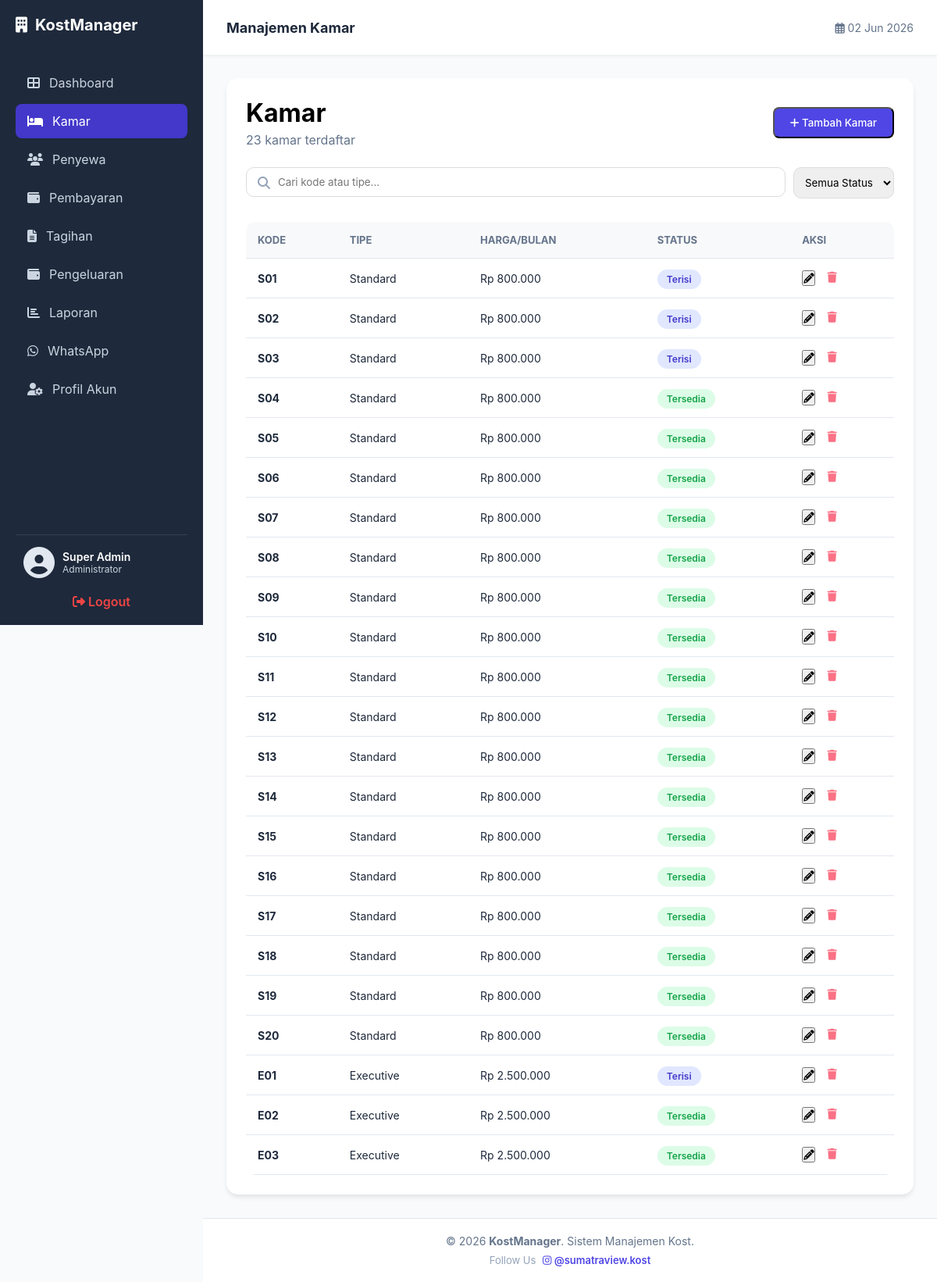
The page /kamar.php (signed in) on the database its author committed.
### tables this page shows
CREATE TABLE `kamar` (
  `id_kamar` int(11) NOT NULL,
  `nomor_kamar` varchar(10) NOT NULL,
  `tipe_kamar` varchar(50) DEFAULT NULL,
  `ukuran` varchar(20) DEFAULT NULL,
  `harga_per_bulan` decimal(10,2) NOT NULL,
  `deposit` int(11) DEFAULT NULL,
  `status` enum('Tersedia','Terisi') DEFAULT 'Tersedia',
  `listrik_termasuk` tinyint(1) DEFAULT 0,
  `air_termasuk` tinyint(1) DEFAULT 0,
  `foto_kamar` varchar(255) DEFAULT NULL
);

### koneksi.php (called while the page is built, shortened)
<?php
function formatRupiah($angka) {
    $hasil_rupiah = "Rp " . number_format($angka, 0, ',', '.');
    return $hasil_rupiah;
}
?>

### kamar.php (the view, shortened to what this page needs)
<?php
require 'koneksi.php';
$search = $_GET['search'] ?? '';
$sql = "SELECT * FROM kamar WHERE (nomor_kamar LIKE '%$search%' OR tipe_kamar LIKE '%$search%')";
$result = mysqli_query($conn, $sql);
$total_kamar = mysqli_num_rows($result);
?>
<!DOCTYPE html>
<html lang="id">
<head>
    <link rel="stylesheet" href="style.css">
    <link rel="stylesheet" href="https://cdnjs.cloudflare.com/ajax/libs/font-awesome/6.4.0/css/all.min.css">
</head>
<body>
 <?php include 'includes/sidebar.php'; ?>
    <div class="main-wrapper">
        <header class="header">
            <div class="header-left">
                <h2 style="margin:0; font-size: 18px; color: #1e293b;">Manajemen Kamar</h2>
            </div>
            <div class="header-right" style="display: flex; align-items: center; gap: 20px;">
                <div style="color: #64748b; font-size: 14px;"><i class="far fa-calendar-alt"></i> <?= date('d M Y') ?></div>
            </div>
        </header>
        <main class="main-content">
            <div class="data-section">
                <div class="section-header" style="display: flex; justify-content: space-between; align-items: center; margin-bottom: 25px;">
                    <div>
                        <h1 style="margin: 0;">Kamar</h1>
                        <p style="color: #64748b; margin-top: 5px;"><?= $total_kamar; ?> kamar terdaftar</p>
                    </div>
                    <button class="btn-add" onclick="document.getElementById('modalTambahKamar').style.display='flex'">
                        <i class="fas fa-plus"></i> Tambah Kamar
                    </button>
                </div>
                <form method="GET" style="display: flex; gap: 10px; margin-bottom: 20px;">
                    <div style="flex: 1; position: relative;">
                        <i class="fas fa-search" style="position: absolute; left: 15px; top: 12px; color: #94a3b8;"></i>
                        <input type="text" name="search" value="<?= $search ?>" placeholder="Cari kode atau tipe..." style="width:100%; padding: 10px 10px 10px 40px; border-radius: 10px; border: 1px solid #ddd; box-sizing: border-box;">
                    </div>
                    <select name="status" onchange="this.form.submit()" style="padding: 10px; border-radius: 10px; border: 1px solid #ddd; cursor: pointer;">
                        <option value="">Semua Status</option>
                    </select>
                </form>
                <div style="overflow-x: auto;">
                    <table>
                        <thead>
                            <tr>
                                <th>Kode</th>
                                <th>Tipe</th>
                                <th>Harga/Bulan</th>
                                <th>Status</th>
                                <th>Aksi</th>
                            </tr>
                        </thead>
                        <tbody>
                            <?php while($row = mysqli_fetch_assoc($result)): ?>
                            <tr>
                                <td><strong><?= $row['nomor_kamar'] ?></strong></td>
                                <td><?= $row['tipe_kamar'] ?></td>
                                <td><?= formatRupiah($row['harga_per_bulan']) ?></td>
                                <td>
                                    <?php $cls = ($row['status'] == 'tersedia') ? 'status-tersedia' : 'status-terisi';
                                    $cls = ($row['status'] == 'Tersedia') ? 'status-tersedia' : 'status-terisi'; ?>
                                    <span class="badge <?= $cls ?>"><?= ucfirst($row['status']) ?></span>
                                </td>
                                <td>
                                    <div style="display: flex; gap: 15px;">
                                        <button type="button"
   class="btn btn-warning btn-sm btn-edit-trigger"
   data-id="<?= $row['id_kamar'] ?>"
   data-nomor="<?= $row['nomor_kamar'] ?>"
   data-tipe="<?= $row['tipe_kamar'] ?>"
   data-ukuran="<?= $row['ukuran'] ?>"
   data-harga="<?= $row['harga_per_bulan'] ?>">
   <i class="fas fa-pencil-alt"></i>
</button>
                                        <a href="kamar.php?hapus=<?= $row['id_kamar'] ?>" onclick="return confirm('Yakin hapus?')">
                                            <i class="fas fa-trash" style="color: #fb7185;"></i>
                                        </a>
                                    </div>
                                </td>
                            </tr>
                            <?php endwhile; ?>
                        </tbody>
                    </table>
                </div>
            </div>
        </main>
        <?php include 'includes/footer.php'; ?>
    </div>
</body>
</html>

### style.css (style rules this page uses)
* { margin: 0; padding: 0; box-sizing: border-box; font-family: 'Inter', sans-serif; }
body { display: flex; background-color: #f8f9fa; min-height: 100vh; }
.main-content { flex: 1; padding: 30px; }
.data-section { background: white; border-radius: 15px; padding: 25px; box-shadow: 0 4px 6px -1px rgba(0,0,0,0.1); }
.section-header { display: flex; justify-content: space-between; align-items: center; margin-bottom: 20px; }
.btn-add { background: #4f46e5; color: white; padding: 10px 20px; border-radius: 8px; text-decoration: none; font-weight: 500; }
table { width: 100%; border-collapse: collapse; margin-top: 10px; }
table th { text-align: left; padding: 15px; background-color: #f8f9fa; color: #64748b; font-size: 13px; text-transform: uppercase; border-bottom: 1px solid #e2e8f0; }
table td { padding: 15px; border-bottom: 1px solid #e2e8f0; color: #1e293b; font-size: 14px; }
.badge { padding: 5px 12px; border-radius: 20px; font-size: 12px; font-weight: 600; }
.status-tersedia { background: #dcfce7; color: #16a34a; }
.status-terisi { background: #e0e7ff; color: #4338ca; }

### kamar.php (style rules this page uses)
:root { --sidebar-width: 260px; --navbar-height: 70px; --primary-bg: #1e293b; }
body { margin: 0; display: flex; background-color: #f8fafc; font-family: 'Segoe UI', Tahoma, Geneva, Verdana, sans-serif; }
.main-wrapper { flex: 1; margin-left: var(--sidebar-width); display: flex; flex-direction: column; min-height: 100vh; }
.header { height: var(--navbar-height); background: white; padding: 0 30px; display: flex; align-items: center; justify-content: space-between; box-shadow: 0 2px 4px rgba(0,0,0,0.05); position: sticky; top: 0; z-index: 999; }
.main-content { padding: 30px; flex: 1; }
table { width: 100%; border-collapse: collapse; background: white; border-radius: 12px; overflow: hidden; }
th, td { padding: 15px; text-align: left; border-bottom: 1px solid #f1f5f9; }
th { background: #f8fafc; color: #64748b; }

### rows shown on the page
kamar: nomor_kamar "S01", tipe_kamar "Standard", harga_per_bulan "Rp 800.000", status "Terisi"
kamar: nomor_kamar "S02", tipe_kamar "Standard", harga_per_bulan "Rp 800.000", status "Terisi"
kamar: nomor_kamar "S03", tipe_kamar "Standard", harga_per_bulan "Rp 800.000", status "Terisi"
kamar: nomor_kamar "S04", tipe_kamar "Standard", harga_per_bulan "Rp 800.000", status "Tersedia"
kamar: nomor_kamar "S05", tipe_kamar "Standard", harga_per_bulan "Rp 800.000", status "Tersedia"
kamar: nomor_kamar "S06", tipe_kamar "Standard", harga_per_bulan "Rp 800.000", status "Tersedia"
kamar: nomor_kamar "S07", tipe_kamar "Standard", harga_per_bulan "Rp 800.000", status "Tersedia"
kamar: nomor_kamar "S08", tipe_kamar "Standard", harga_per_bulan "Rp 800.000", status "Tersedia"
kamar: nomor_kamar "S09", tipe_kamar "Standard", harga_per_bulan "Rp 800.000", status "Tersedia"
kamar: nomor_kamar "S10", tipe_kamar "Standard", harga_per_bulan "Rp 800.000", status "Tersedia"
kamar: nomor_kamar "S11", tipe_kamar "Standard", harga_per_bulan "Rp 800.000", status "Tersedia"
kamar: nomor_kamar "S12", tipe_kamar "Standard", harga_per_bulan "Rp 800.000", status "Tersedia"
kamar: nomor_kamar "S13", tipe_kamar "Standard", harga_per_bulan "Rp 800.000", status "Tersedia"
kamar: nomor_kamar "S14", tipe_kamar "Standard", harga_per_bulan "Rp 800.000", status "Tersedia"
kamar: nomor_kamar "S15", tipe_kamar "Standard", harga_per_bulan "Rp 800.000", status "Tersedia"
kamar: nomor_kamar "S16", tipe_kamar "Standard", harga_per_bulan "Rp 800.000", status "Tersedia"
kamar: nomor_kamar "S17", tipe_kamar "Standard", harga_per_bulan "Rp 800.000", status "Tersedia"
kamar: nomor_kamar "S18", tipe_kamar "Standard", harga_per_bulan "Rp 800.000", status "Tersedia"
kamar: nomor_kamar "S19", tipe_kamar "Standard", harga_per_bulan "Rp 800.000", status "Tersedia"
kamar: nomor_kamar "S20", tipe_kamar "Standard", harga_per_bulan "Rp 800.000", status "Tersedia"
kamar: nomor_kamar "E01", tipe_kamar "Executive", harga_per_bulan "Rp 2.500.000", status "Terisi"
kamar: nomor_kamar "E02", tipe_kamar "Executive", harga_per_bulan "Rp 2.500.000", status "Tersedia"
kamar: nomor_kamar "E03", tipe_kamar "Executive", harga_per_bulan "Rp 2.500.000", status "Tersedia"

### other values the page prints
$_SESSION['nama_lengkap'] "Super Admin"
$total_kamar "23"
